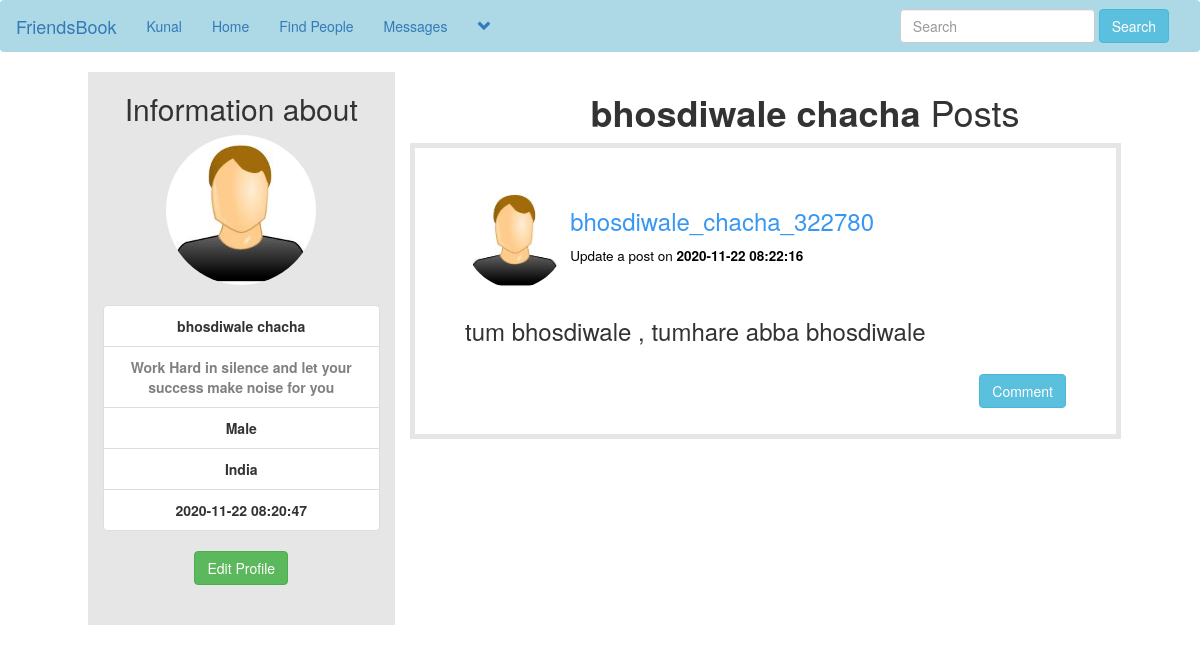
Page /user_profile.php?u_id=2 (signed in) on the committed database.
### tables this page shows
CREATE TABLE `users` (
  `user_id` int(11) NOT NULL,
  `f_name` text NOT NULL,
  `l_name` text NOT NULL,
  `user_name` text NOT NULL,
  `describe_user` varchar(255) NOT NULL,
  `Relationship` text NOT NULL,
  `user_pass` varchar(255) NOT NULL,
  `user_email` varchar(255) NOT NULL,
  `user_country` text NOT NULL,
  `user_gender` text NOT NULL,
  `user_birthday` text NOT NULL,
  `user_image` varchar(255) NOT NULL,
  `user_cover` varchar(255) NOT NULL,
  `user_reg_date` timestamp NOT NULL DEFAULT CURRENT_TIMESTAMP,
  `status` text NOT NULL,
  `posts` text NOT NULL,
  `recovery_account` varchar(255) NOT NULL
);

CREATE TABLE `posts` (
  `post_id` int(11) NOT NULL,
  `user_id` int(11) DEFAULT NULL,
  `post_content` varchar(256) NOT NULL,
  `upload_image` varchar(255) DEFAULT NULL,
  `post_date` timestamp NOT NULL DEFAULT CURRENT_TIMESTAMP ON UPDATE CURRENT_TIMESTAMP
);

### user_profile.php (the view, shortened to what this page needs)
<!DOCTYPE html>
<?php
include("includes/header.php");
?>
<html>
<head>
	<link rel="stylesheet" href="https://maxcdn.bootstrapcdn.com/bootstrap/3.3.7/css/bootstrap.min.css">
	<link rel="stylesheet" type="text/css" href="style/home_style2.css">
</head>
<body>
<div class="row">
<?php
if(isset($_GET['u_id'])){
    $u_id=$_GET['u_id'];
}
if($u_id<0||$u_id==""){
    echo "<script>windows.open('home.php','_self'0</script>";
}else{
?>
<div class="col-sm-12">
    <?php
      if(isset($_GET['u_id'])){
          global $con;
      }
    ?>
    <?php
          if(isset($_GET['u_id'])){
              global $con;
              $user_id=$_GET['u_id'];
              $select="select * from users where user_id='$user_id'";
              $run=mysqli_query($con,$select);
              $row=mysqli_fetch_array($run);
              $image=$row['user_image'];
              $f_name=$row['f_name'];
              $l_name=$row['l_name'];
              $describe_user=$row['describe_user'];
              $gender=$row['user_gender'];
              $register_date=$row['user_reg_date'];
              echo"
                  <div class='row'>
                      <div class='col-sm-1'>
                      </div>
                     <center>
                      <div style='background-color:#e6e6e6;' class='col-sm-3'>
                     <h2>Information about</h2>
                     <img class='img-circle' src='users/$image' width='150' height='150'>
                     <br><br>
                     <ul class='list-group'>
                        <li class='list-group-item' title='Username'>
                            <strong>
                              $f_name $l_name
                            </strong>
                        </li>
                        <li class='list-group-item' title='User Status'>
                             <strong style='color:grey;'>$describe_user</strong>
                         </li>
                         <li class='list-group-item' title='Gender'>
                             <strong>
                                 $gender
                             </strong>
                         </li>
                         <li class='list-group-item' title='Country'>
                             <strong>
                                 $user_country
                             </strong>
                         </li>
                         <li class='list-group-item' title='Usere Registration Date'>
                             <strong>
                                 $register_date
                             </strong>
                         </li>
                     </ul>
                     ";
                     $user=$_SESSION['user_email'];
                     $get_user="select * from users where user_email='$user'";
                     $run_user=mysqli_query($con,$get_user);
                     $row=mysqli_fetch_array($run_user);
                     $userown_id=$row['user_id'];
                     if($user_id=$userown_id){
                         echo "<a href='edit_profile.php?u_id=$userown_id' class='btn btn-success'/>Edit Profile</a><br><br><br>";
                     }
                     echo"
                    </div>
                    </center>
                     ";
          }
    ?>
    <div class='col-sm-8'>
        <center>
          <h1>
            <strong>
                <?php echo "$f_name $l_name"; ?>
        </strong>
        Posts
          </h1>
        </center>
        <?php
          global $con;
          if(isset($_GET['u_id'])){
              $u_id=$_GET['u_id'];
          }
          $get_posts="select * from posts where user_id='$u_id' ORDER by 1
          DESC LIMIT 5";
          $run_posts = mysqli_query($con,$get_posts);
          while($row_posts=mysqli_fetch_array($run_posts)){
              $post_id=$row_posts['post_id'];
              $user_id=$row_posts['user_id'];
              $content=$row_posts['post_content'];
              $upload_image=$row_posts['upload_image'];
              $post_date=$row_posts['post_date'];
              $user="select * from users where user_id='$user_id'AND posts='yes'";
              $run_user=mysqli_query($con,$user);
              $row_user=mysqli_fetch_array($run_user);
              $user_name=$row_user['user_name'];
              $user_image=$row_user['user_image'];
              if($content=="No"&&strlen($upload_image)>=1){
                  echo"
                     <div id='own_posts'>
                         <div class='row'>
                           <div class='col-sm-2'>
                            <p><img src='users/$user_image' class='img-circle' width='100px' height='100px'></p>
                           </div>
                           <div class='col-sm-6'>
                               <h3><a style='text-decoration:none;cursor:pointer;color: #38997f0' href='user_profile.php?u_id=$user_id'>$user_name</a></h3>
                               <h4><small style='color:black;'>Updated a post on <strong>$post_date</strong></small></h4>
                           </div>
                             <div class='col-sm-4'>
                             </div>
                         <div class='row'>
                                 <div class='col-sm-12'>
                                     <img id='posts-img' src='imagepost/$upload_image' style='height:350px'>
                                 </div>
                         </div><br>
                         <a href='single.php?post_id=$post_id' style='float: right;'>
                           <button class='btn btn-success'>View</button></a>
                         </a>
                         <a href='functions/delete_post.php?post_id=$post_id'
                         style='float:right;'><button class='btn btn-danger'>
                         Delete</button></a>
                     </div><br/><br/>
                  ";
            }
            else {
                echo "
                <div id='own_posts'>
                    <div class='row'>
                        <div class='col-sm-2'>
                                <p>
                                        <img src='users/$user_image' class='img-circle' width='100px' height='100px'>
                                </p>
                        </div>
                        <div class='col-sm-6'>
                            <h3>
                                <a style='text-decoration:none; cursor:pointer; color:#3897f0' href='user_profile.php?u_id=$user_id'>$user_name</a>
                            </h3>
                            <h4>
                                <small style='color:black'>Update a post on <strong>$post_date</strong></small>
                            </h4>
                        </div>
                        <div class='col-sm-4'>
                        </div>
                    </div>
                    <div class='row'>
                        <div class='col-sm-12'>
                            <h3><p>$content</p>	</h3>
                        </div>
                        </div><br>
                        <a href='single.php?post_id='$post_id' style='float:right';'>
                        <button class='btn btn-info'>Comment</button></a><br>
                    </div><br><br>
                ";
            }
          }
        ?>
    </div>
        </div>
</div>
        <?php }?>
</body>
</html>

### includes/header.php (shortened to what this page needs)
<?php
include("functions/functions.php");
?>
<nav class="navbar navbar-light" style="color:white; background-color : lightblue; ">
	<div class="container-fluid">
		<div class="navbar-header">
			<a class="navbar-brand" href="home.php">FriendsBook</a>
		</div>
		<div class="collapse navbar-collapse" id="bs-example-navbar-collapse-1">
	      <ul class="nav navbar-nav">
	      	<?php
			$user = $_SESSION['user_email'];
			$get_user = "select * from users where user_email='$user'";
			$run_user = mysqli_query($con,$get_user);
			$row=mysqli_fetch_array($run_user);
			$user_id = $row['user_id'];
			$first_name = $row['f_name'];
			$user_country = $row['user_country'];
			$user_posts = "select * from posts where user_id='$user_id'";
			$run_posts = mysqli_query($con,$user_posts);
			$posts = mysqli_num_rows($run_posts);
			?>
	        <li><a href='profile.php?<?php echo "u_id=$user_id" ?>'><?php echo "$first_name"; ?></a></li>
	       	<li><a href="home.php">Home</a></li>
			<li><a href="members.php">Find People</a></li>
			<li><a href="messages.php?u_id=new">Messages</a></li>
					<?php
						echo"
						<li class='dropdown'>
							<a href='#' class='dropdown-toggle' data-toggle='dropdown' role='button' aria-haspopup='true' aria-expanded='false'><span><i class='glyphicon glyphicon-chevron-down'></i></span></a>
							<ul class='dropdown-menu'>
								<li>
									<a href='my_post.php?u_id=$user_id'>My Posts <span class='badge badge-secondary'>$posts</span></a>
								</li>
								<li>
									<a href='edit_profile.php?u_id=$user_id'>Edit Account</a>
								</li>
								<li role='separator' class='divider'></li>
								<li>
									<a href='logout.php'>Logout</a>
								</li>
							</ul>
						</li>
						";
					?>
			</ul>
			<ul class="nav navbar-nav navbar-right">
				<li class="dropdown">
					<form class="navbar-form navbar-left" method="get" action="results.php">
						<div class="form-group">
							<input type="text" class="form-control" name="user_query" placeholder="Search">
						</div>
						<button type="submit" class="btn btn-info" name="search">Search</button>
					</form>
				</li>
			</ul>
		</div>
	</div>
</nav>

### style/home_style2.css (style rules this page uses)
body { overflow-x: hidden; }

### user_profile.php (style rules this page uses)
#own_posts { border: 5px solid #e6e6e6; padding:40px 50px; width:90%; }

### rows in the picture
users: f_name "Kunal", user_country "India"
users: user_image (picture), f_name "bhosdiwale", l_name "chacha", describe_user "Work Hard in silence and let your success make noise for you", user_gender "Male", user_reg_date "2020-11-22 08:20:47"
posts: user.user_image (picture), user.user_name "bhosdiwale_chacha_322780", post_date "2020-11-22 08:22:16", post_content "tum bhosdiwale , tumhare abba bhosdiwale"
